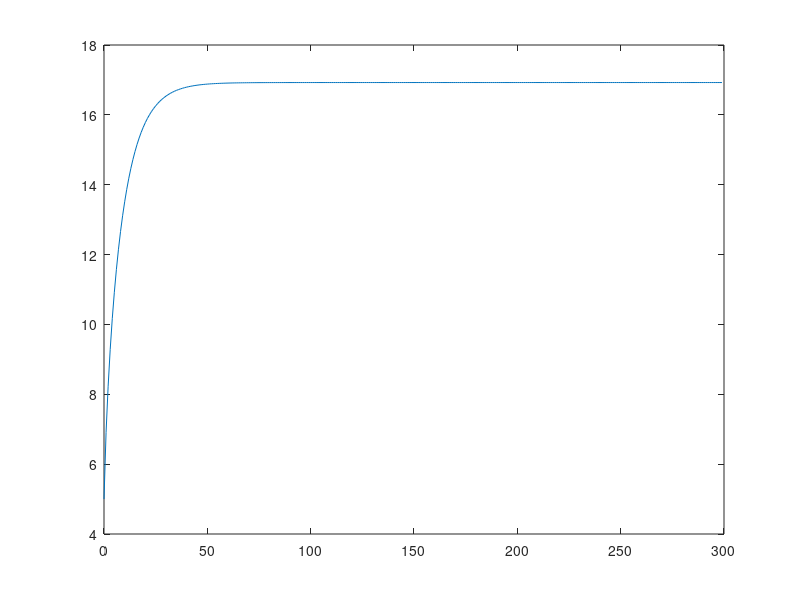

Here is the MATLAB script that generated this plot:
clc;
clear all;

init_vel=5;
time_p=300;
dt=1;
npoints=time_p/dt;

time=zeros(npoints,1);
speed=zeros(npoints,1);

time(1)=0;
speed(1)=init_vel;
mass=50;
power=400;

constant=0.5;
density=1.225;
area=0.33;

for step=1:npoints-1
  speed(step+1)=speed(step)+power*density/(mass*speed(step))-constant*density*area*(speed(step).^2)/(2*mass);
  time(step+1)=time(step)+dt;
endfor
plot(time,speed);